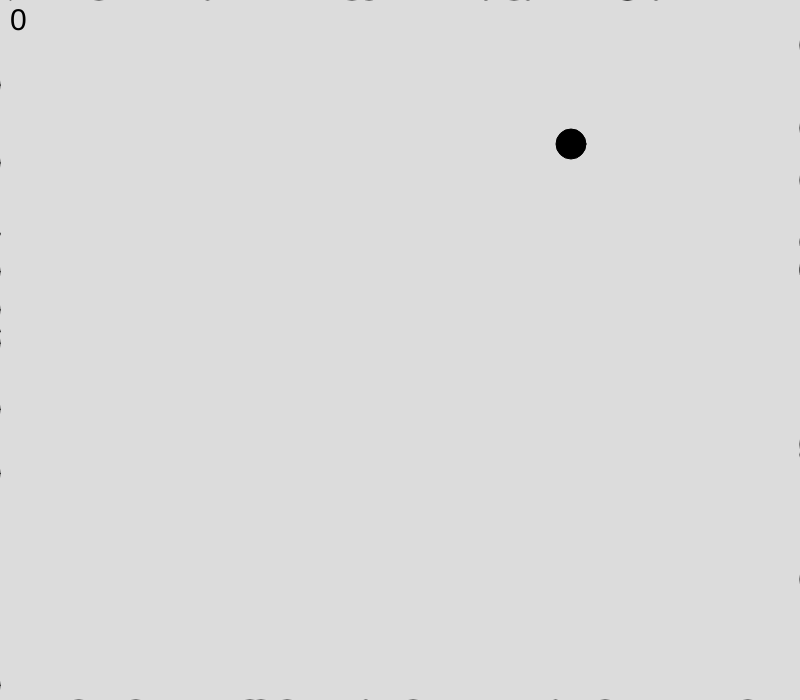
Frame 1 (no input)
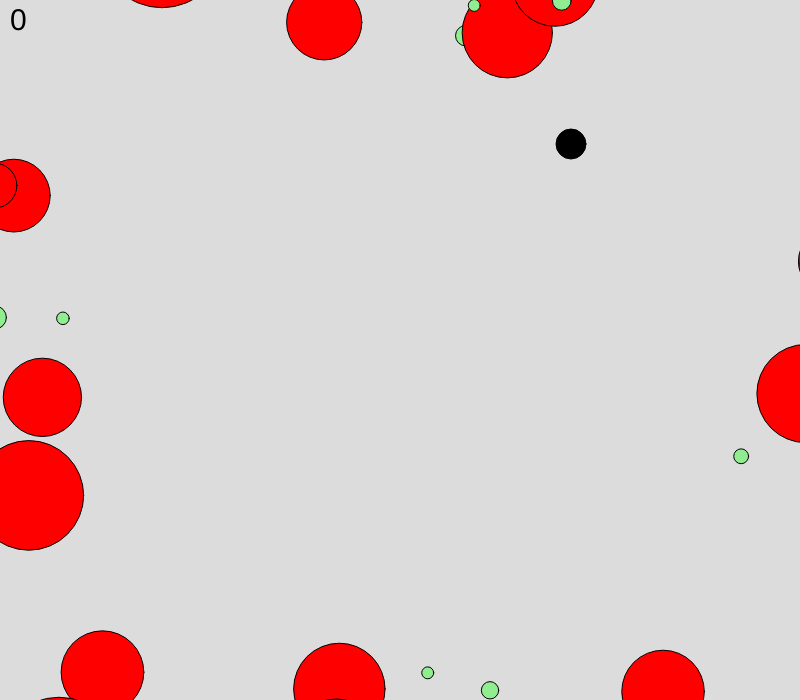
Frame 60 (no input)
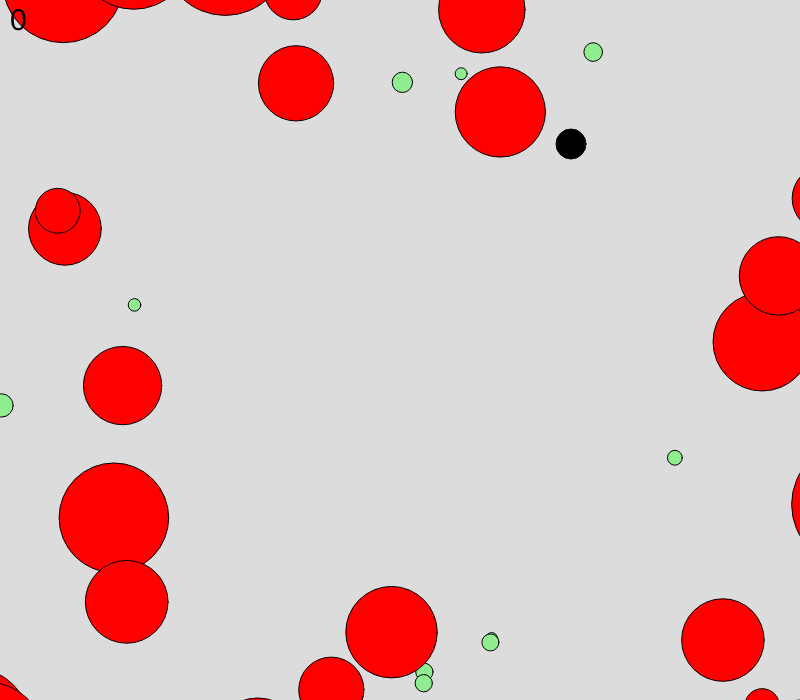
Frame 120 (the mouse pressed at the canvas centre since frame 60)

The p5.js sketch that drew these frames (run headless with seeded random() and noise() and a simulated clock; from frame 60 on, the mouse is pressed at the canvas centre):

// p5.js sketch
// ── sketch.js
let startFoodCount = 40
let pSize = 30
let food = []
let minfoodSize = 5
let maxfoodSize = 100;
let minfoodVel = 1
let maxfoodVel = 1.5
let score = 0
let increment = 1
let mouseControls;

let colors = ['#FF6633', '#FFB399', '#FF33FF', '#FFFF99', '#00B3E6', 
'#E6B333', '#3366E6', '#999966', '#99FF99', '#B34D4D',
'#80B300', '#809900', '#E6B3B3', '#6680B3', '#66991A', 
'#FF99E6', '#CCFF1A', '#FF1A66', '#E6331A', '#33FFCC',
'#66994D', '#B366CC', '#4D8000', '#B33300', '#CC80CC', 
'#66664D', '#991AFF', '#E666FF', '#4DB3FF', '#1AB399',
'#E666B3', '#33991A', '#CC9999', '#B3B31A', '#00E680', 
'#4D8066', '#809980', '#E6FF80', '#1AFF33', '#999933',
'#FF3380', '#CCCC00', '#66E64D', '#4D80CC', '#9900B3', 
'#E64D66', '#4DB380', '#FF4D4D', '#99E6E6', '#6666FF']

function setup() {
  createCanvas(800, 700);
  mouseControls = createCheckbox('use mouse controls',false)
  frameRate()
  player = new Player

  for (let i = 0; i < startFoodCount; i++) {
    food[i] = new Food
  }

}

function draw() {
  background(220);

  for (let i = 0; i < food.length; i++) {
    if (food.length !== startFoodCount) {
      food.push(new Food)
    }
    food[i].show()
    food[i].move()
    if (food[i].eat(player)) {
      if (food[i].size>player.size){
        player.die()
      }else{
      food.splice(i,1)
      food.push(new Food)
      player.size += increment+(score+1)**-1
      score++;
      }
    }
    if (food[i].offScreen()){
      food.splice(i,1)
    }
  }

  player.show()
  if (mouseControls.checked()){
    console.log(mouseControls.checked());
    player.moveWithMouse()
  }else{

  if (keyIsDown(65)) {
    player.move(-1,0);
  }

  if (keyIsDown(68)) {
    player.move(1,0);
  }

  if (keyIsDown(87)) {
    player.move(0,-1);
  }

  if (keyIsDown(83)) {
    player.move(0,1);
  }

  if (keyIsDown(LEFT_ARROW)) {
    player.move(-1,0);
  }

  if (keyIsDown(RIGHT_ARROW)) {
    player.move(1,0);
  }

  if (keyIsDown(UP_ARROW)) {
    player.move(0,-1);
  }

  if (keyIsDown(DOWN_ARROW)) {
    player.move(0,1);
  }

  textSize(30)
  text(score,10,30)
}}


// ── food.js
class Food {
    constructor() {
        this.x = random(width)
        this.y = random(height)
        this.xy = floor(random(4))
        this.color = random(colors)
        this.maxfoodSize = maxfoodSize + player.size
        this.size = random(minfoodSize, this.maxfoodSize)
        this.velocity = p5.Vector.random2D()
        this.d = null
        this.vel = random(minfoodVel, maxfoodVel)

        switch (this.xy) {
            case 0:
                this.y = 0 - this.size / 2
                break;
            case 1:
                this.y = height + this.size / 2
                break;
            case 2:
                this.x = 0 - this.size / 2
                break;
            case 3:
                this.x = width + this.size / 2
                break;
        }
    }

    show() {
        if (this.size > player.size) {
            this.color = 'red'
        } else {
            this.color = 'lightgreen'
        }
        fill(this.color)
        ellipse(this.x, this.y, this.size)
    }

    eat(player) {
        this.d = dist(this.x, this.y, player.x, player.y)

        if (this.d < (this.size / 2 + player.size / 2)) {
            return true
        }
    }

    move() {
        this.x += this.velocity.x * this.vel
        this.y += this.velocity.y * this.vel
    }
    offScreen() {
        if (this.x > width + this.size || this.x < 0 - this.size || this.y > height + this.size || this.y < 0 - this.size) {
            return true
        }
    }
}
// ── player.js
class Player{
    constructor(){
        this.size = pSize
        this.x = floor(random(width))
        this.y = floor(random(height))
        this.vel = 5
    }

    move(x,y){
        this.x += x*this.vel
        this.y += y*this.vel

        this.x = constrain(this.x,0,width)
        this.y = constrain(this.y,0,height)
    }

    show(){
        fill(0)
        ellipse(this.x,this.y,this.size)
    }

   die(){
       console.log('ded!');
       textSize(50)
       background(220)
       text(`you died! your score was ${score}`,(width/2)-300,height/2)
       noLoop()
   }
   moveWithMouse(){
       this.x = mouseX
       this.y = mouseY
   }
}
